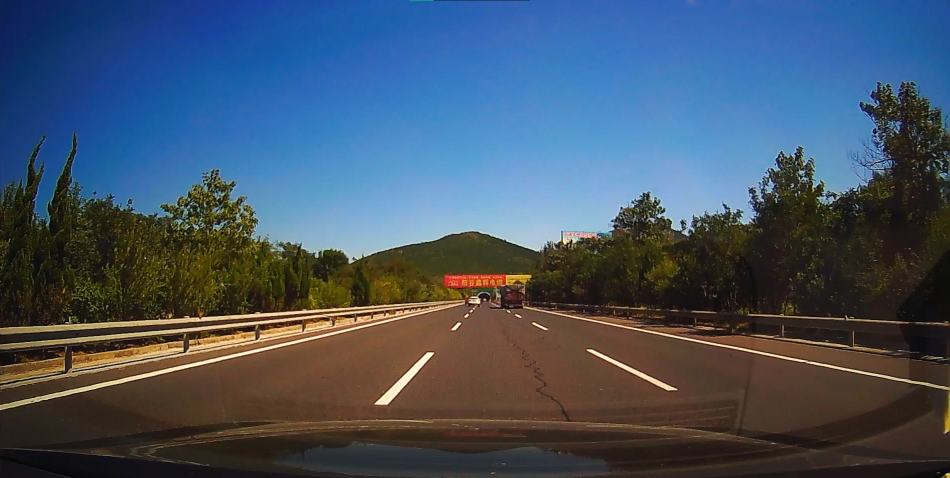
#> input picture samples/test_image_2.jpg, 1899 x 955 px (shown at 1/2 size)
$ jupyter execute main.ipynb
#> lines starting #> are read from the running program, lines starting #| are printed output that depends on the picture; after the words box and inside, x2 and y2 are one past the last pixel; in counts of white or black regions, pixels touching at a corner belong together
[cell 1]
import numpy as np
import cv2
import matplotlib.pyplot as plt

[cell 2]
# [12 lines of commented-out code are left out]

# PROCCESING

[cell 3]
img=cv2.imread('samples/test_image_2.jpg',1) #8
#> img is the input picture: shape (955, 1899, 3); mean B, G, R 100.4, 83.3, 68.2

print(img.shape)
#| (955, 1899, 3)
plt.imshow(img)
plt.show()

[cell 4]
img=cv2.resize(img,(1900,1000))
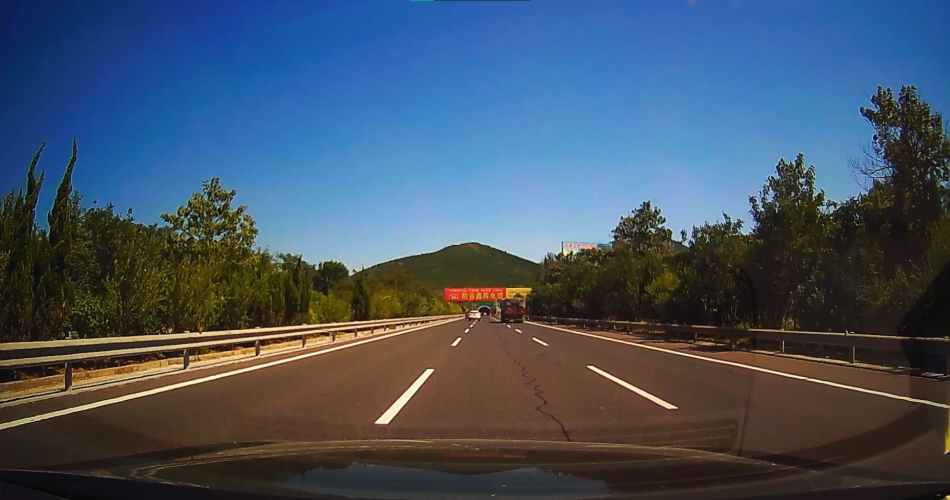
#> img: shape (1000, 1900, 3) (shown at 1/2 size); mean B, G, R 100.3, 83.2, 68.1
print (img.shape)
#| (1000, 1900, 3)
img = cv2.cvtColor(img, cv2.COLOR_BGR2RGB)
img_process=np.copy(img)
plt.imshow(img_process)
plt.show()

[cell 5]
gray=cv2.cvtColor(img_process,cv2.COLOR_RGB2GRAY)
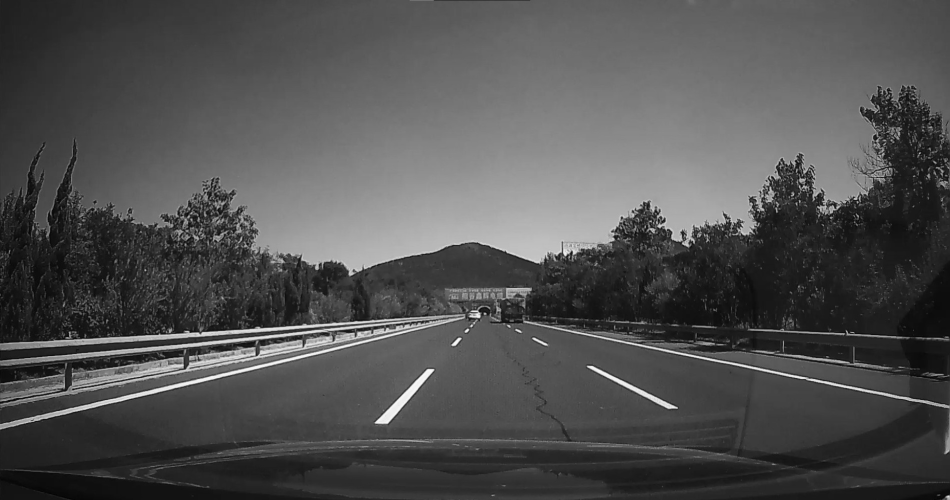
#> gray: shape (1000, 1900) (shown at 1/2 size); min 1, max 251, mean 80.6
plt.imshow(gray,cmap='gray')
plt.show()

[cell 6]
kernel=5
gauss_filter = cv2.GaussianBlur(gray,(kernel,kernel),3)
plt.imshow(gauss_filter,cmap='gray')
plt.show()

[cell 7]
limite=120
ret,bin=cv2.threshold(gauss_filter,limite,255,cv2.THRESH_BINARY )
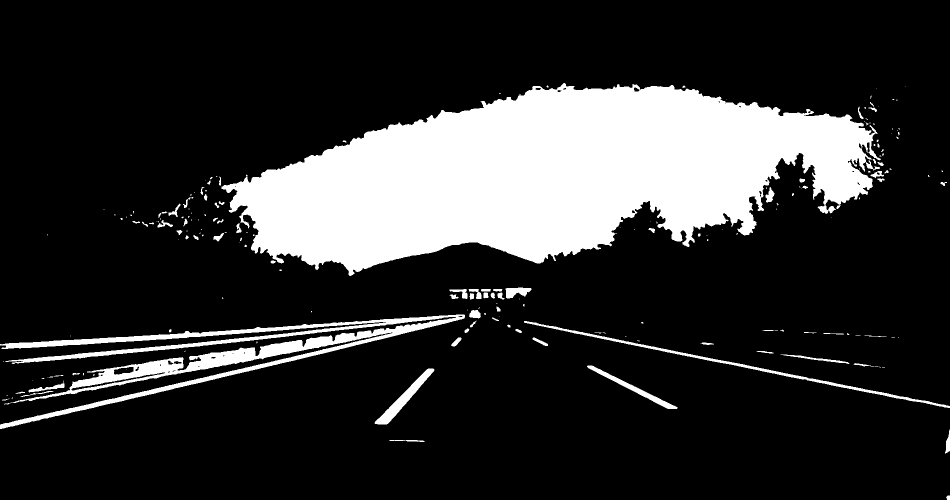
#> bin: shape (1000, 1900) (shown at 1/2 size); 18.8% white; 200 white regions (118 under 20 px), largest, box (x1, y1, x2, y2) and area: (443, 166, 1762, 552) 302967, (0, 629, 930, 858) 36509, (1048, 642, 1900, 816) 4453
#> ret = 120
plt.imshow(bin,cmap='gray')
plt.show()

# Cropping

[cell 8]
mask=bin.copy()
plt.imshow(mask,cmap='gray')
plt.show()

height = mask.shape[0]
#> height = 1000
polygons = np.array([
[(250, height), (1000, height), (550, 250)]
])
#> polygons = [[250, 1000], [1000, 1000], [550, 250]]
roi = np.zeros_like(mask)
cv2.fillPoly(roi, polygons, 255)
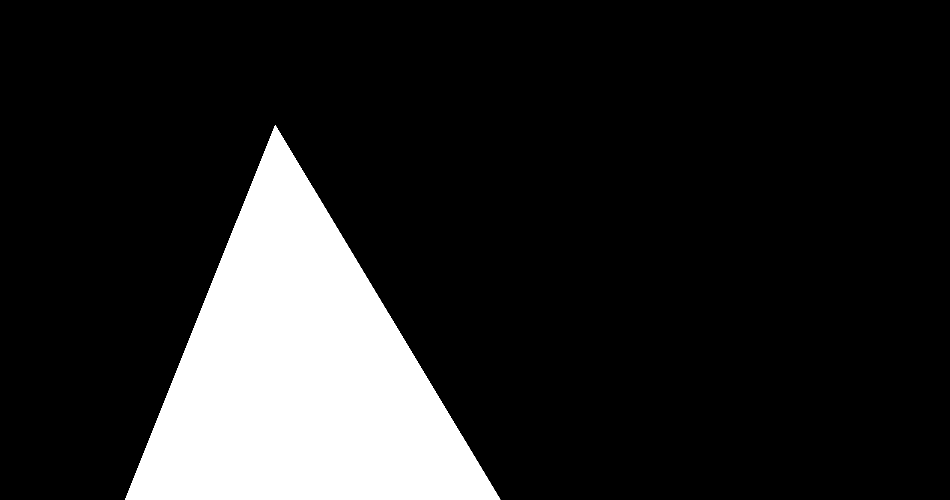
#> roi: shape (1000, 1900) (shown at 1/2 size); 14.8% white; 1 white region, box (x1, y1, x2, y2) and area: (250, 250, 1001, 1000) 282000

plt.imshow(roi,cmap='gray')
plt.show()

mask_roi=cv2.bitwise_and(mask, roi)
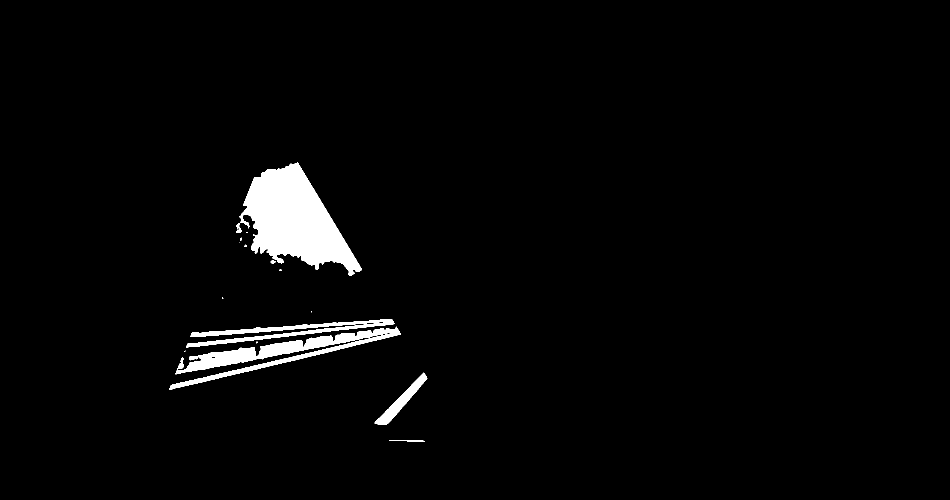
#> mask_roi: shape (1000, 1900) (shown at 1/2 size); 2.6% white; 17 white regions (10 under 20 px), largest, box (x1, y1, x2, y2) and area: (478, 325, 724, 552) 28815, (338, 653, 802, 780) 12555, (372, 638, 790, 695) 5507
plt.imshow(mask_roi,cmap='gray')
plt.show()

[cell 9]
src = np.float32(
    [[200, mask.shape[0]],
    [400,400],
    [700,400],
    [1000,mask.shape[0]]])
dst = np.float32(
    [[300,mask.shape[0]],
    [300,0],
    [950,0],
    [950,mask.shape[0]]])

M =  cv2.getPerspectiveTransform(src, dst)
M_inv = cv2.getPerspectiveTransform(dst, src)
img_warped = cv2.warpPerspective(mask, M, mask.shape[1::-1], flags=cv2.INTER_LINEAR)
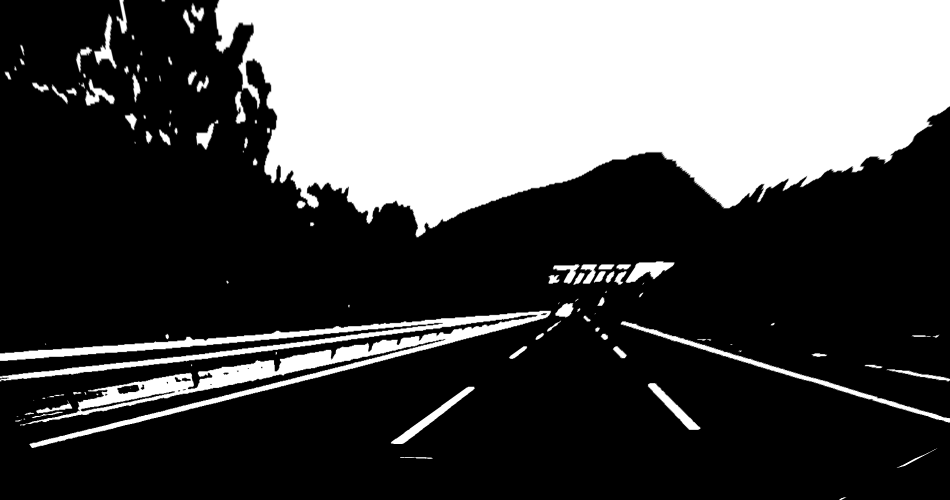
#> img_warped: shape (1000, 1900) (shown at 1/2 size); min 0, max 255, mean 79.6
img_warped_inv=cv2.warpPerspective(img_warped, M_inv, img_warped.shape[1::-1], flags=cv2.INTER_LINEAR)
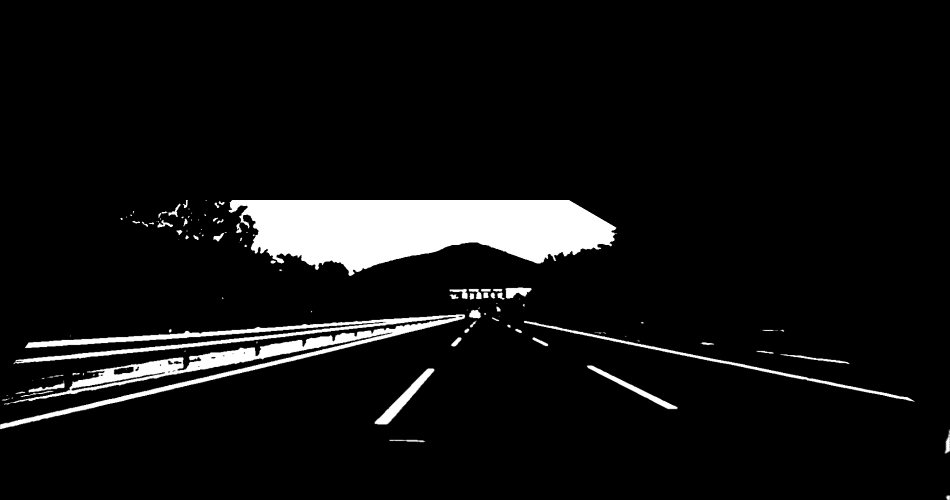
#> img_warped_inv: shape (1000, 1900) (shown at 1/2 size); min 0, max 255, mean 17.4

plt.imshow(img_warped,cmap='gray')
plt.show()
plt.imshow(img_warped_inv,cmap='gray')
plt.show()

$ run again, with samples/test_image_1.jpg copied over samples/test_image_2.jpg
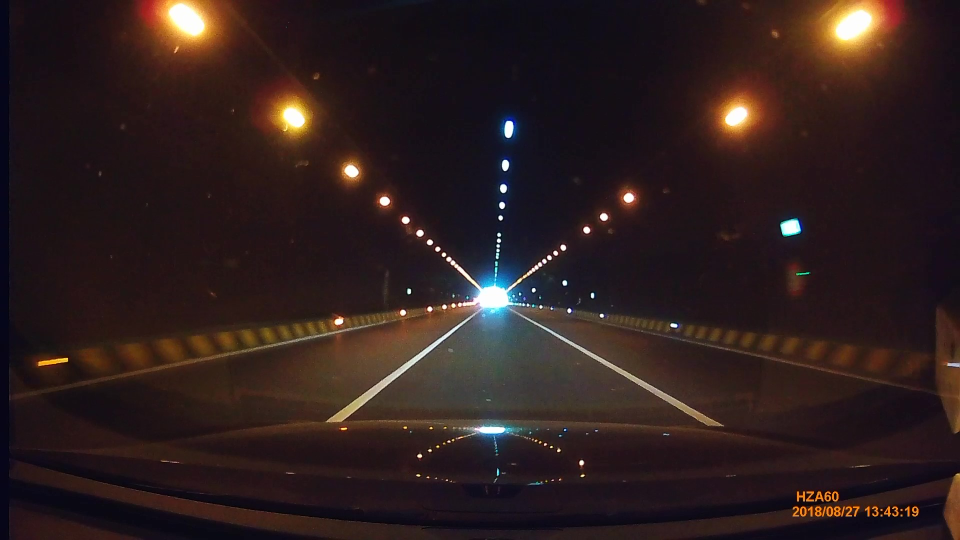
#> input picture samples/test_image_1.jpg, 1920 x 1080 px (shown at 1/2 size)
#> img is the input picture: shape (1080, 1920, 3); mean B, G, R 30.3, 30.9, 46.1
#| (1080, 1920, 3)
#| (1000, 1900, 3)
#> `ret,bin=cv2.threshold(gauss_filter,limite,255,cv2.THRESH_BINARY )`:
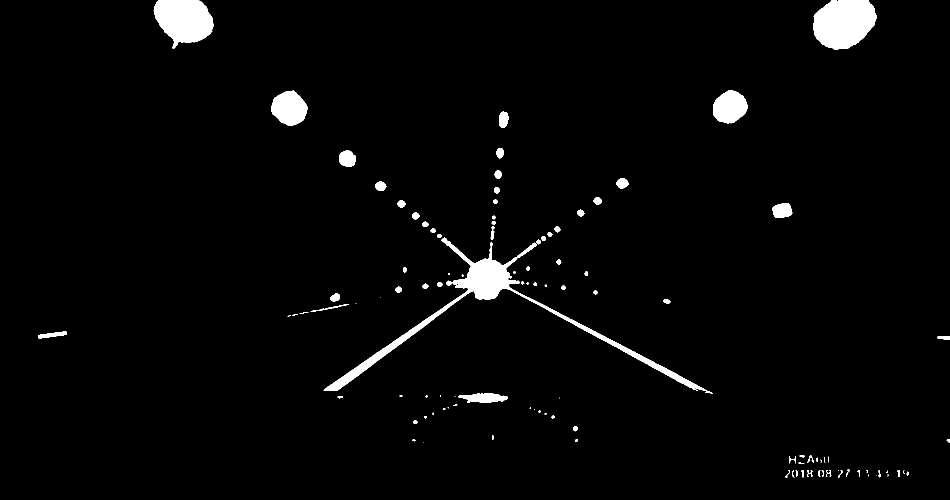
#> bin: shape (1000, 1900) (shown at 1/2 size); 2.6% white; 108 white regions (32 under 20 px), largest, box (x1, y1, x2, y2) and area: (647, 475, 1426, 787) 14807, (1626, 0, 1753, 99) 9785, (307, 0, 428, 98) 8206
#> ret = 120
#> roi: shape (1000, 1900); 14.8% white; 1 white region, box (x1, y1, x2, y2) and area: (250, 250, 1001, 1000) 282000
#> mask_roi: shape (1000, 1900); 0.18% white; 16 white regions (7 under 20 px), largest, box (x1, y1, x2, y2) and area: (647, 671, 810, 782) 2713, (660, 587, 680, 603) 236, (621, 608, 697, 624) 181
#> `img_warped = cv2.warpPerspective(mask, M, mask.shape[1::-1], flags=cv2..`:
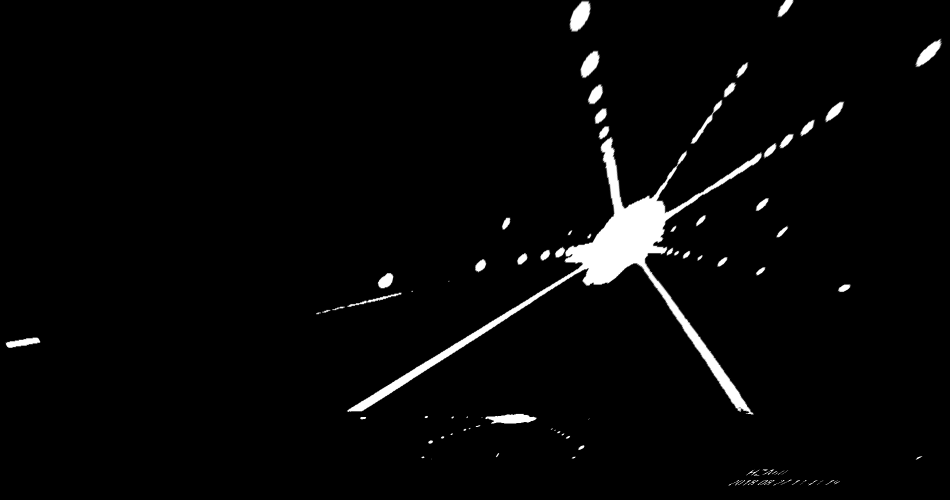
#> img_warped: shape (1000, 1900) (shown at 1/2 size); min 0, max 255, mean 7.2

$ run again, with samples/test_image_10.jpg copied over samples/test_image_2.jpg
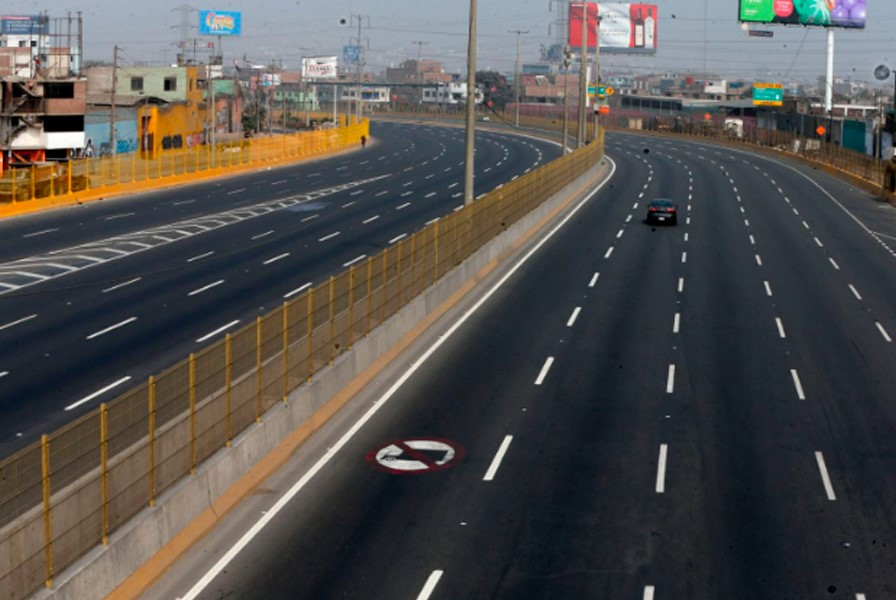
#> input picture samples/test_image_10.jpg, 896 x 600 px
#> img is the input picture: shape (600, 896, 3); mean B, G, R 78.1, 80.9, 83.4
#| (600, 896, 3)
#| (1000, 1900, 3)
#> `ret,bin=cv2.threshold(gauss_filter,limite,255,cv2.THRESH_BINARY )`:
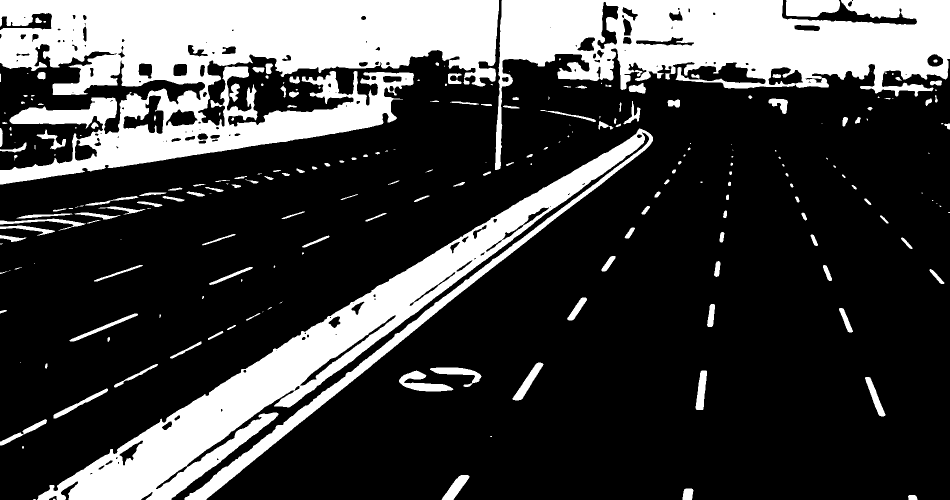
#> bin: shape (1000, 1900) (shown at 1/2 size); 25.5% white; 240 white regions (83 under 20 px), largest, box (x1, y1, x2, y2) and area: (0, 0, 998, 369) 198141, (74, 257, 1306, 1000) 126188, (990, 0, 1900, 340) 121752
#> ret = 120
#> roi: shape (1000, 1900); 14.8% white; 1 white region, box (x1, y1, x2, y2) and area: (250, 250, 1001, 1000) 282000
#> mask_roi: shape (1000, 1900); 4.2% white; 25 white regions (7 under 20 px), largest, box (x1, y1, x2, y2) and area: (250, 579, 793, 1000) 62956, (369, 665, 808, 1000) 11091, (798, 741, 871, 783) 1517
#> `img_warped_inv=cv2.warpPerspective(img_warped, M_inv, img_warped.shape..`:
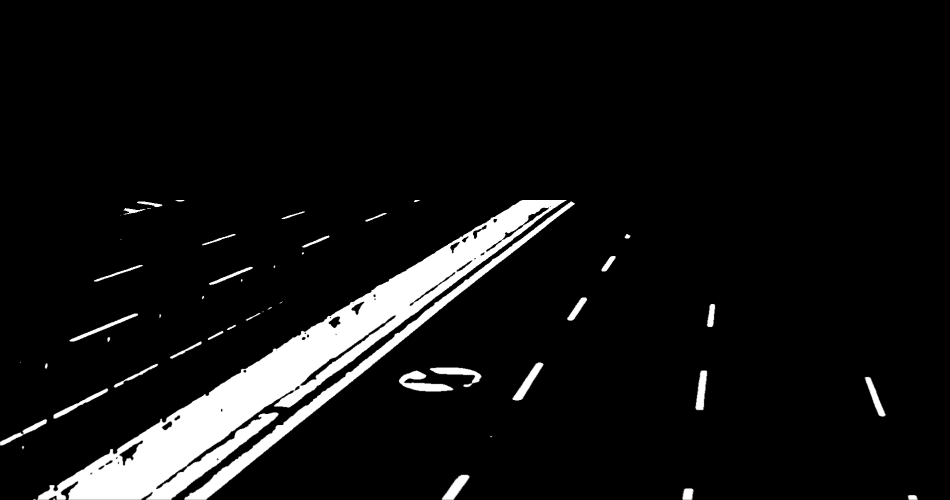
#> img_warped_inv: shape (1000, 1900) (shown at 1/2 size); min 0, max 255, mean 17.8

$ run again, with samples/test_image_11.jpg copied over samples/test_image_2.jpg
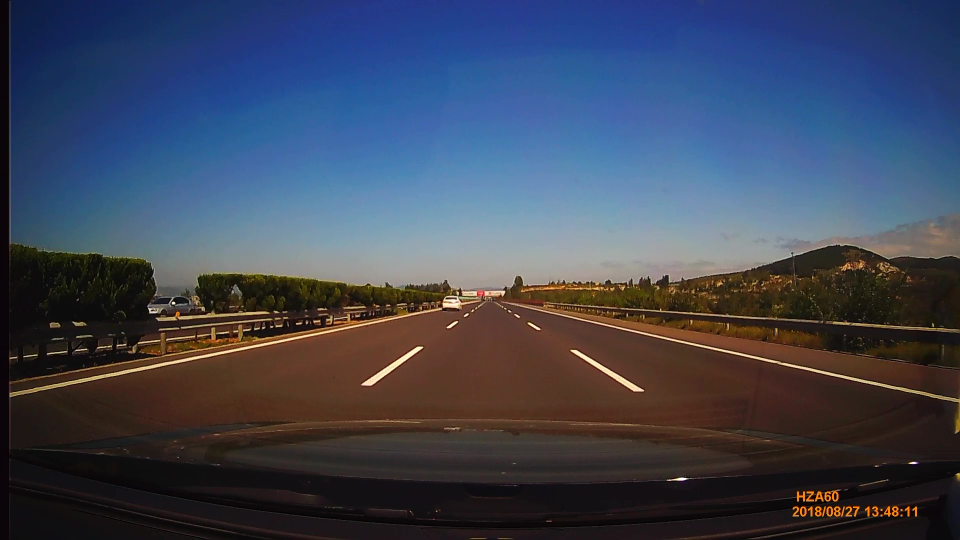
#> input picture samples/test_image_11.jpg, 1920 x 1080 px (shown at 1/2 size)
#> img is the input picture: shape (1080, 1920, 3); mean B, G, R 87.6, 69.9, 62.7
#| (1080, 1920, 3)
#| (1000, 1900, 3)
#> bin: shape (1000, 1900); 14.5% white; 201 white regions (121 under 20 px), largest, box (x1, y1, x2, y2) and area: (314, 280, 1803, 572) 258666, (20, 570, 874, 734) 4703, (1010, 561, 1900, 745) 3819
#> ret = 120
#> roi: shape (1000, 1900); 14.8% white; 1 white region, box (x1, y1, x2, y2) and area: (250, 250, 1001, 1000) 282000
#> mask_roi: shape (1000, 1900); 1.8% white; 53 white regions (32 under 20 px), largest, box (x1, y1, x2, y2) and area: (447, 344, 718, 529) 29707, (384, 591, 758, 666) 2153, (716, 660, 802, 715) 1123
#> `img_warped_inv=cv2.warpPerspective(img_warped, M_inv, img_warped.shape..`:
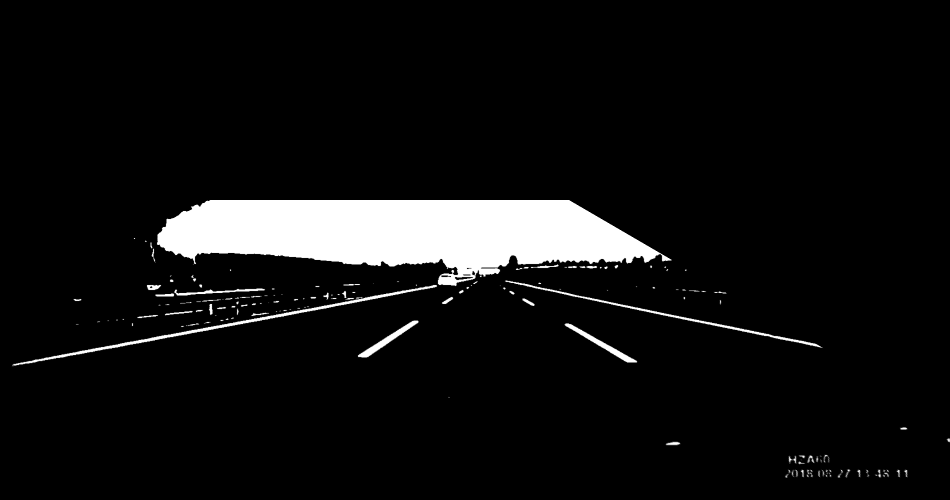
#> img_warped_inv: shape (1000, 1900) (shown at 1/2 size); min 0, max 255, mean 17
